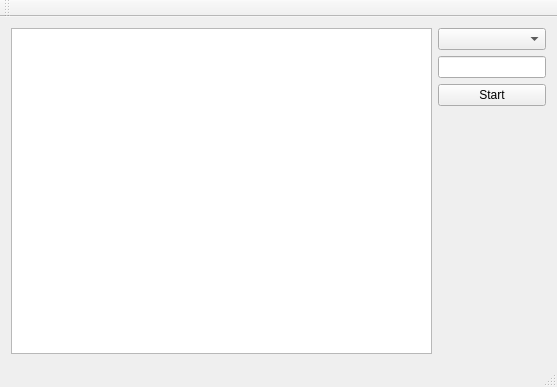
<?xml version="1.0" encoding="UTF-8"?>
<ui version="4.0">
 <class>MainWindow</class>
 <widget class="QMainWindow" name="MainWindow">
  <property name="geometry">
   <rect>
    <x>0</x>
    <y>0</y>
    <width>557</width>
    <height>387</height>
   </rect>
  </property>
  <property name="windowTitle">
   <string>MainWindow</string>
  </property>
  <widget class="QWidget" name="centralWidget">
   <layout class="QVBoxLayout" name="verticalLayout">
    <item>
     <layout class="QHBoxLayout" name="horizontalLayout" stretch="1,0">
      <item>
       <widget class="QTableView" name="tableView"/>
      </item>
      <item>
       <layout class="QVBoxLayout" name="verticalLayout_2">
        <item>
         <widget class="QComboBox" name="comboBox"/>
        </item>
        <item>
         <widget class="QLineEdit" name="lineEdit"/>
        </item>
        <item>
         <widget class="QPushButton" name="pushButton">
          <property name="text">
           <string>Start</string>
          </property>
         </widget>
        </item>
        <item>
         <spacer name="verticalSpacer">
          <property name="orientation">
           <enum>Qt::Vertical</enum>
          </property>
          <property name="sizeHint" stdset="0">
           <size>
            <width>20</width>
            <height>40</height>
           </size>
          </property>
         </spacer>
        </item>
       </layout>
      </item>
     </layout>
    </item>
   </layout>
  </widget>
  <widget class="QMenuBar" name="menuBar">
   <property name="geometry">
    <rect>
     <x>0</x>
     <y>0</y>
     <width>557</width>
     <height>21</height>
    </rect>
   </property>
  </widget>
  <widget class="QToolBar" name="mainToolBar">
   <attribute name="toolBarArea">
    <enum>TopToolBarArea</enum>
   </attribute>
   <attribute name="toolBarBreak">
    <bool>false</bool>
   </attribute>
  </widget>
  <widget class="QStatusBar" name="statusBar"/>
 </widget>
 <layoutdefault spacing="6" margin="11"/>
 <resources/>
 <connections/>
</ui>
